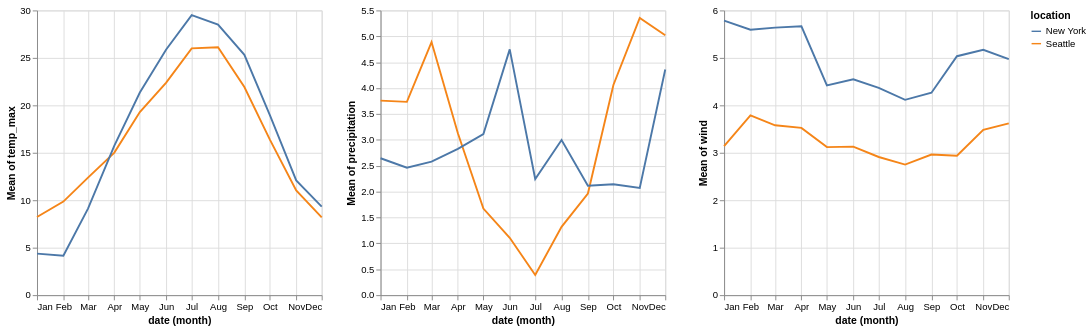

Write the Vega-Lite specification saved for this chart.
### Vega-Lite specification from a JSON file in a GitHub repository (floating-point values rounded to 4 significant figures; data arrays with more than 128 entries replaced by an {"elided": "..."} marker saying what was removed)
{"$schema": "https://vega.github.io/schema/vega-lite/v4.json", "description": "", "data": {"values": {"elided": "2922 records"}}, "repeat": ["temp_max", "precipitation", "wind"], "spec": {"mark": "line", "encoding": {"x": {"field": "date", "timeUnit": "month"}, "y": {"field": {"repeat": "repeat"}, "aggregate": "mean"}, "color": {"field": "location"}}}}
